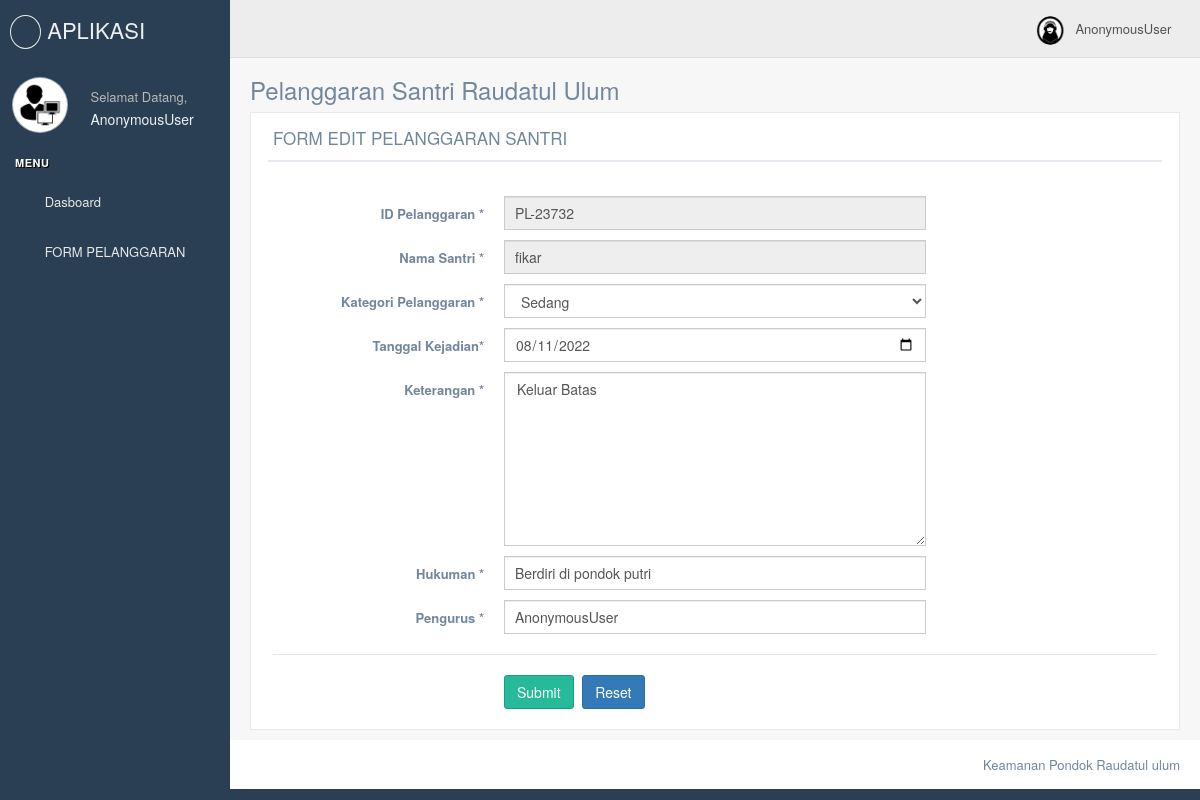
Page /edit_Pelanggaran_pengurus/2 on the committed database.
### Aplikasi_pelanggaran2022/models.py (models this page shows, shortened)
class Model_pelanggaran1(models.Model):
	id_pelanggaran	= models.CharField(max_length = 10)
	nama_santri	=models.CharField(max_length = 50)
	kategori	=models.CharField(max_length = 10)
	tgl_kejadian	=models.CharField(max_length = 10)
	keterangan	=models.CharField(max_length = 60)
	hukuman	=models.CharField(max_length = 50)
	nama_pengurus	=models.CharField(max_length = 60)
	published = models.DateTimeField(auto_now_add = True)
	updated = models.DateTimeField(auto_now = True)

### Aplikasi_pelanggaran2022/views.py (the view, shortened to what this page needs)
# urls.py: url(r'^edit_Pelanggaran_pengurus/(?P<id_pp>[0-9]+)$',Edit_Pelanggaran_pengurus, name="edit_Pelanggaran_pengurus"),
def Edit_Pelanggaran_pengurus(request, id_pp):
	edit_pelanggaran = Model_pelanggaran1.objects.get(id=id_pp)
	context = {'edit_pelanggaran': edit_pelanggaran}
	return render(request, 'Master_pengurus/data_pelanggaran/edit.html',  context)

### Aplikasi_pelanggaran2022/templates/Master_pengurus/data_pelanggaran/edit.html (shortened to what this page needs)
{% include "style_atas_pengurus.html" %}
<div class="row">
              <div class="col-md-12 col-sm-12 col-xs-12">
                <div class="x_panel">
                  <div class="x_title">
                    <h2>FORM EDIT PELANGGARAN SANTRI</h2>
                    <div class="clearfix"></div>
                  </div>
                  <div class="x_content">
                    <br />
                    <form id="demo-form2" class="form-horizontal form-label-left" method="post">
                      <div class="form-group">
                        <label class="control-label col-md-3 col-sm-3 col-xs-12" for="first-name">ID Pelanggaran <span class="required">*</span>
                        </label>
                        <div class="col-md-6 col-sm-6 col-xs-12">
                          <input type="text" id="first-name" required="required" class="form-control col-md-7 col-xs-12" name="id_pelanggaran" placeholder="Enter Pelanggaran" value="{{edit_pelanggaran.id_pelanggaran}}" readonly>
                        </div>
                      </div>
                      <div class="form-group">
                        <label class="control-label col-md-3 col-sm-3 col-xs-12" for="last-name">Nama Santri <span class="required">*</span>
                        </label>
                        <div class="col-md-6 col-sm-6 col-xs-12">
                          <input type="text" id="last-name" name="nama_santri" required="required" class="form-control col-md-7 col-xs-12" placeholder="Enter Nama Santri" value="{{edit_pelanggaran.nama_santri}}" readonly>
                        </div>
                      </div>
                      <div class="form-group">
                        <label class="control-label col-md-3 col-sm-3 col-xs-12" for="last-name">Kategori Pelanggaran <span class="required">*</span>
                        </label>
                        <div class="col-md-6 col-sm-6 col-xs-12">
                          <select class="form-control" name="kategori" required>
                            <option>{{edit_pelanggaran.kategori}}</option>
                          </select>
                        </div>
                      </div>
                      <div class="form-group">
                        <label class="control-label col-md-3 col-sm-3 col-xs-12" for="last-name">Tanggal Kejadian<span class="required">*</span>
                        </label>
                        <div class="col-md-6 col-sm-6 col-xs-12">
                          <input type="date" id="last-name" name="kejadian" required="required" class="form-control col-md-7 col-xs-12" placeholder="Enter Kejadian" value="{{edit_pelanggaran.tgl_kejadian}}">
                        </div>
                      </div>
                      <div class="form-group">
                        <label class="control-label col-md-3 col-sm-3 col-xs-12" for="last-name">Keterangan <span class="required">*</span>
                        </label>
                        <div class="col-md-6 col-sm-6 col-xs-12">
                          <textarea class="form-control" name="keterangan" required rows="8">{{edit_pelanggaran.keterangan}}</textarea>
                        </div>
                      </div>
                      <div class="form-group">
                        <label class="control-label col-md-3 col-sm-3 col-xs-12" for="last-name">
                          Hukuman <span class="required">*</span>
                        </label>
                        <div class="col-md-6 col-sm-6 col-xs-12">
                          <input type="text" id="last-name" name="hukuman" required="required" class="form-control col-md-7 col-xs-12" placeholder="Enter Hukuman" value="{{edit_pelanggaran.hukuman}}">
                        </div>
                      </div>
                      <div class="form-group">
                        <label class="control-label col-md-3 col-sm-3 col-xs-12" for="last-name">
                          Pengurus <span class="required">*</span>
                        </label>
                        <div class="col-md-6 col-sm-6 col-xs-12">
                          <input type="text" id="last-name" name="nama_pengurus" required="required" class="form-control col-md-7 col-xs-12" value="{{user}}">
                        </div>
                      </div>
                      <div class="ln_solid"></div>
                      <div class="form-group">
                        <div class="col-md-6 col-sm-6 col-xs-12 col-md-offset-3">
                          <button type="submit" class="btn btn-success">Submit</button>
              <button class="btn btn-primary" type="reset">Reset</button>
                        </div>
                      </div>
                    </form>
                  </div>
                </div>
              </div>
{% include "style_bawah_pengurus.html" %}

### rows in the picture
Model_pelanggaran1: id_pelanggaran "PL-23732", nama_santri "fikar", kategori "Sedang", kejadian "08/11/2022", keterangan "Keluar Batas", hukuman "Berdiri di pondok putri"

### other values in the picture
{{ user }} "AnonymousUser"
